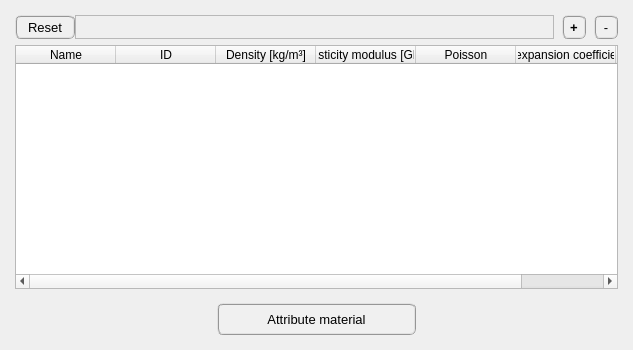
<?xml version="1.0" encoding="UTF-8"?>
<ui version="4.0">
 <class>Form</class>
 <widget class="QWidget" name="Form">
  <property name="geometry">
   <rect>
    <x>0</x>
    <y>0</y>
    <width>633</width>
    <height>350</height>
   </rect>
  </property>
  <property name="windowTitle">
   <string>Form</string>
  </property>
  <layout class="QGridLayout" name="gridLayout_4">
   <item row="1" column="0">
    <widget class="QFrame" name="frame_3">
     <property name="frameShape">
      <enum>QFrame::NoFrame</enum>
     </property>
     <property name="frameShadow">
      <enum>QFrame::Raised</enum>
     </property>
     <layout class="QGridLayout" name="gridLayout_3">
      <property name="leftMargin">
       <number>4</number>
      </property>
      <property name="topMargin">
       <number>4</number>
      </property>
      <property name="rightMargin">
       <number>4</number>
      </property>
      <property name="bottomMargin">
       <number>4</number>
      </property>
      <property name="spacing">
       <number>4</number>
      </property>
      <item row="0" column="0">
       <widget class="QFrame" name="frame_4">
        <property name="frameShape">
         <enum>QFrame::NoFrame</enum>
        </property>
        <property name="frameShadow">
         <enum>QFrame::Raised</enum>
        </property>
       </widget>
      </item>
      <item row="0" column="1">
       <widget class="QPushButton" name="pushButton_attribute_material">
        <property name="minimumSize">
         <size>
          <width>180</width>
          <height>32</height>
         </size>
        </property>
        <property name="maximumSize">
         <size>
          <width>252</width>
          <height>32</height>
         </size>
        </property>
        <property name="font">
         <font>
          <family>MS Shell Dlg 2</family>
          <pointsize>10</pointsize>
          <weight>9</weight>
          <italic>false</italic>
          <bold>false</bold>
         </font>
        </property>
        <property name="toolTip">
         <string>&lt;html&gt;&lt;head/&gt;&lt;body&gt;&lt;p&gt;&lt;span style=&quot; font-weight:400;&quot;&gt;Process geometry and mesh&lt;/span&gt;&lt;/p&gt;&lt;/body&gt;&lt;/html&gt;</string>
        </property>
        <property name="styleSheet">
         <string notr="true">QPushButton{border-radius: 6px; border-color: rgb(150, 150, 150); border-style: ridge; border-width: 2px; color: rgb(0, 0, 0); background-color: rgb(240, 240, 240); font: 75 10pt &quot;MS Shell Dlg 2&quot;}
QPushButton:hover{border-radius: 6px; border-color: rgb(0, 170, 255); border-style: ridge; border-width: 2px; color: rgb(0, 0, 0); background-color: rgba(174, 213, 255, 100); font: 75 10pt &quot;MS Shell Dlg 2&quot;}
QPushButton:pressed{border-radius: 6px; border-color: rgb(0, 170, 255); border-style: ridge; border-width: 3px; color: rgb(0, 0, 0); background-color: rgb(174, 213, 255); font: 75 10pt &quot;MS Shell Dlg 2&quot;}</string>
        </property>
        <property name="text">
         <string>Attribute material</string>
        </property>
       </widget>
      </item>
      <item row="0" column="2">
       <widget class="QFrame" name="frame_5">
        <property name="frameShape">
         <enum>QFrame::NoFrame</enum>
        </property>
        <property name="frameShadow">
         <enum>QFrame::Raised</enum>
        </property>
       </widget>
      </item>
     </layout>
    </widget>
   </item>
   <item row="0" column="0">
    <widget class="QFrame" name="frame_2">
     <property name="frameShape">
      <enum>QFrame::NoFrame</enum>
     </property>
     <property name="frameShadow">
      <enum>QFrame::Raised</enum>
     </property>
     <layout class="QGridLayout" name="gridLayout_2">
      <property name="leftMargin">
       <number>4</number>
      </property>
      <property name="topMargin">
       <number>4</number>
      </property>
      <property name="rightMargin">
       <number>4</number>
      </property>
      <property name="bottomMargin">
       <number>4</number>
      </property>
      <property name="horizontalSpacing">
       <number>4</number>
      </property>
      <property name="verticalSpacing">
       <number>6</number>
      </property>
      <item row="1" column="0">
       <widget class="QTableWidget" name="tableWidget_material_data">
        <attribute name="verticalHeaderVisible">
         <bool>false</bool>
        </attribute>
        <column>
         <property name="text">
          <string>Name</string>
         </property>
        </column>
        <column>
         <property name="text">
          <string>ID</string>
         </property>
        </column>
        <column>
         <property name="text">
          <string>Density [kg/m³]</string>
         </property>
        </column>
        <column>
         <property name="text">
          <string>Elasticity modulus [GPa]</string>
         </property>
        </column>
        <column>
         <property name="text">
          <string>Poisson</string>
         </property>
        </column>
        <column>
         <property name="text">
          <string>Thermal expansion coefficient [J/mK]</string>
         </property>
        </column>
        <column>
         <property name="text">
          <string>Color</string>
         </property>
        </column>
       </widget>
      </item>
      <item row="0" column="0">
       <widget class="QFrame" name="frame_6">
        <property name="minimumSize">
         <size>
          <width>0</width>
          <height>0</height>
         </size>
        </property>
        <property name="frameShape">
         <enum>QFrame::NoFrame</enum>
        </property>
        <property name="frameShadow">
         <enum>QFrame::Raised</enum>
        </property>
        <layout class="QGridLayout" name="gridLayout_5">
         <property name="leftMargin">
          <number>0</number>
         </property>
         <property name="topMargin">
          <number>0</number>
         </property>
         <property name="rightMargin">
          <number>0</number>
         </property>
         <property name="bottomMargin">
          <number>0</number>
         </property>
         <property name="horizontalSpacing">
          <number>8</number>
         </property>
         <property name="verticalSpacing">
          <number>0</number>
         </property>
         <item row="0" column="3">
          <widget class="QPushButton" name="pushButton_remove_row">
           <property name="minimumSize">
            <size>
             <width>24</width>
             <height>24</height>
            </size>
           </property>
           <property name="maximumSize">
            <size>
             <width>24</width>
             <height>24</height>
            </size>
           </property>
           <property name="font">
            <font>
             <family>MS Shell Dlg 2</family>
             <pointsize>10</pointsize>
             <weight>9</weight>
             <italic>false</italic>
             <bold>false</bold>
            </font>
           </property>
           <property name="toolTip">
            <string>&lt;html&gt;&lt;head/&gt;&lt;body&gt;&lt;p&gt;&lt;span style=&quot; font-weight:400;&quot;&gt;Process geometry and mesh&lt;/span&gt;&lt;/p&gt;&lt;/body&gt;&lt;/html&gt;</string>
           </property>
           <property name="styleSheet">
            <string notr="true">QPushButton{border-radius: 6px; border-color: rgb(150, 150, 150); border-style: ridge; border-width: 2px; color: rgb(0, 0, 0); background-color: rgb(240, 240, 240); font: 75 10pt &quot;MS Shell Dlg 2&quot;}
QPushButton:hover{border-radius: 6px; border-color: rgb(0, 170, 255); border-style: ridge; border-width: 2px; color: rgb(0, 0, 0); background-color: rgba(174, 213, 255, 100); font: 75 10pt &quot;MS Shell Dlg 2&quot;}
QPushButton:pressed{border-radius: 6px; border-color: rgb(0, 170, 255); border-style: ridge; border-width: 3px; color: rgb(0, 0, 0); background-color: rgb(174, 213, 255); font: 75 10pt &quot;MS Shell Dlg 2&quot;}</string>
           </property>
           <property name="text">
            <string>-</string>
           </property>
          </widget>
         </item>
         <item row="0" column="2">
          <widget class="QPushButton" name="pushButton_add_row">
           <property name="minimumSize">
            <size>
             <width>24</width>
             <height>24</height>
            </size>
           </property>
           <property name="maximumSize">
            <size>
             <width>24</width>
             <height>24</height>
            </size>
           </property>
           <property name="font">
            <font>
             <family>MS Shell Dlg 2</family>
             <pointsize>10</pointsize>
             <weight>75</weight>
             <italic>false</italic>
             <bold>true</bold>
            </font>
           </property>
           <property name="toolTip">
            <string>&lt;html&gt;&lt;head/&gt;&lt;body&gt;&lt;p&gt;&lt;span style=&quot; font-weight:400;&quot;&gt;Process geometry and mesh&lt;/span&gt;&lt;/p&gt;&lt;/body&gt;&lt;/html&gt;</string>
           </property>
           <property name="styleSheet">
            <string notr="true">QPushButton{border-radius: 6px; border-color: rgb(150, 150, 150); border-style: ridge; border-width: 2px; color: rgb(0, 0, 0); background-color: rgb(240, 240, 240); font: 75 bold 10pt &quot;MS Shell Dlg 2&quot;}
QPushButton:hover{border-radius: 6px; border-color: rgb(0, 170, 255); border-style: ridge; border-width: 2px; color: rgb(0, 0, 0); background-color: rgba(174, 213, 255, 100); font: 75 bold 10pt &quot;MS Shell Dlg 2&quot;}
QPushButton:pressed{border-radius: 6px; border-color: rgb(0, 170, 255); border-style: ridge; border-width: 3px; color: rgb(0, 0, 0); background-color: rgb(174, 213, 255); font: 75 bold 10pt &quot;MS Shell Dlg 2&quot;}</string>
           </property>
           <property name="text">
            <string>+</string>
           </property>
          </widget>
         </item>
         <item row="0" column="0">
          <widget class="QFrame" name="frame_7">
           <property name="frameShape">
            <enum>QFrame::NoFrame</enum>
           </property>
           <property name="frameShadow">
            <enum>QFrame::Raised</enum>
           </property>
           <layout class="QGridLayout" name="gridLayout">
            <property name="leftMargin">
             <number>0</number>
            </property>
            <property name="topMargin">
             <number>0</number>
            </property>
            <property name="rightMargin">
             <number>0</number>
            </property>
            <property name="bottomMargin">
             <number>0</number>
            </property>
            <property name="spacing">
             <number>0</number>
            </property>
            <item row="0" column="0">
             <widget class="QPushButton" name="pushButton_reset_library">
              <property name="minimumSize">
               <size>
                <width>60</width>
                <height>24</height>
               </size>
              </property>
              <property name="maximumSize">
               <size>
                <width>60</width>
                <height>24</height>
               </size>
              </property>
              <property name="font">
               <font>
                <family>MS Shell Dlg 2</family>
                <pointsize>10</pointsize>
                <weight>9</weight>
                <italic>false</italic>
                <bold>false</bold>
               </font>
              </property>
              <property name="toolTip">
               <string>&lt;html&gt;&lt;head/&gt;&lt;body&gt;&lt;p&gt;&lt;span style=&quot; font-weight:400;&quot;&gt;Process geometry and mesh&lt;/span&gt;&lt;/p&gt;&lt;/body&gt;&lt;/html&gt;</string>
              </property>
              <property name="styleSheet">
               <string notr="true">QPushButton{border-radius: 6px; border-color: rgb(150, 150, 150); border-style: ridge; border-width: 2px; color: rgb(0, 0, 0); background-color: rgb(240, 240, 240); font: 75 10pt &quot;MS Shell Dlg 2&quot;}
QPushButton:hover{border-radius: 6px; border-color: rgb(0, 170, 255); border-style: ridge; border-width: 2px; color: rgb(0, 0, 0); background-color: rgba(174, 213, 255, 100); font: 75 10pt &quot;MS Shell Dlg 2&quot;}
QPushButton:pressed{border-radius: 6px; border-color: rgb(0, 170, 255); border-style: ridge; border-width: 3px; color: rgb(0, 0, 0); background-color: rgb(174, 213, 255); font: 75 10pt &quot;MS Shell Dlg 2&quot;}</string>
              </property>
              <property name="text">
               <string>Reset</string>
              </property>
             </widget>
            </item>
            <item row="0" column="1">
             <widget class="QFrame" name="frame">
              <property name="frameShape">
               <enum>QFrame::StyledPanel</enum>
              </property>
              <property name="frameShadow">
               <enum>QFrame::Raised</enum>
              </property>
             </widget>
            </item>
           </layout>
          </widget>
         </item>
        </layout>
       </widget>
      </item>
     </layout>
    </widget>
   </item>
  </layout>
 </widget>
 <resources/>
 <connections/>
</ui>
